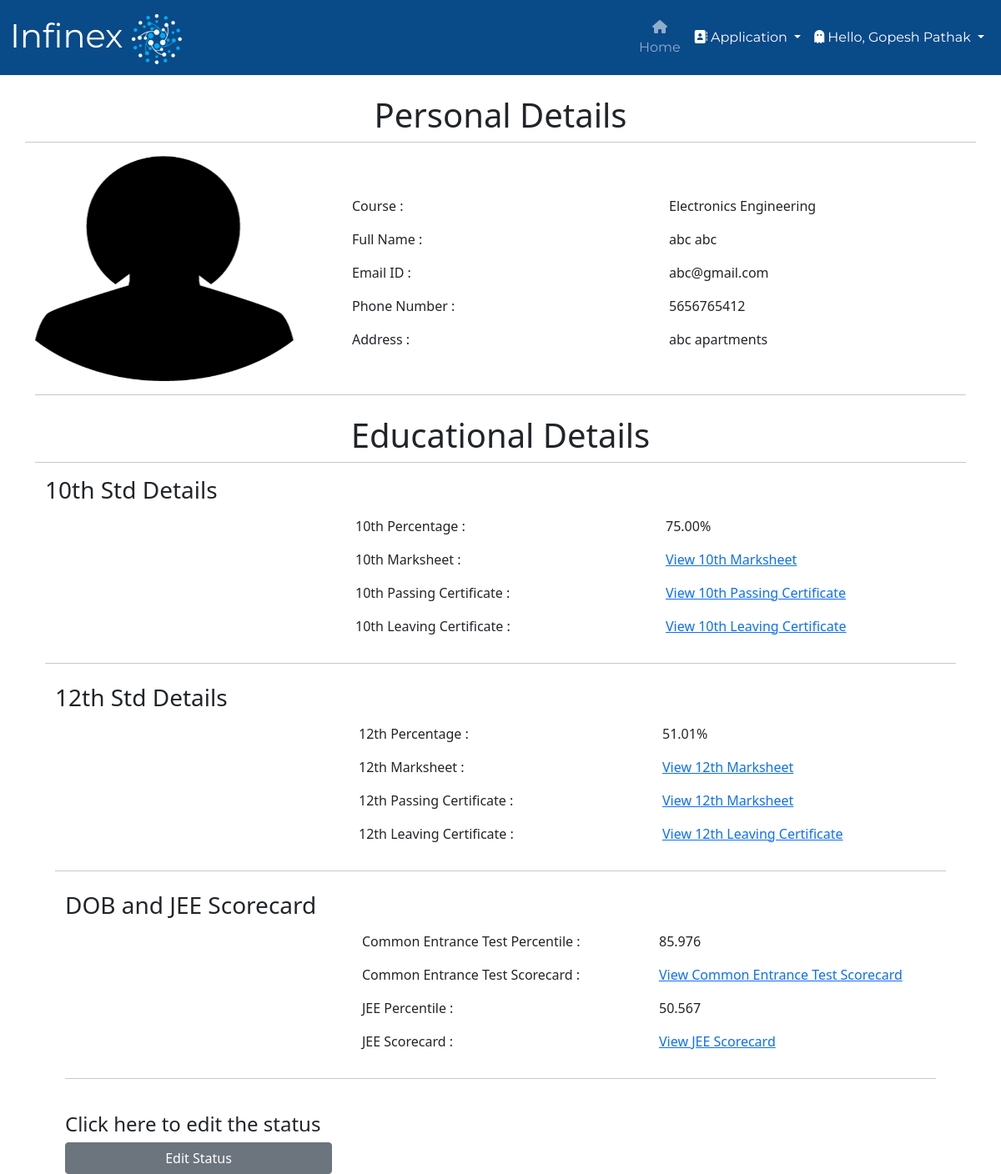
/student_application/2/ (signed in), run on the app's committed database.
### college/models.py (models this page shows, shortened)
class Application(models.Model):
    COURSES = (
    ('Computer Science Engineering', 'Computer Science Engineering'),
    ('Information Technology Engineering', 'Information Technology Engineering'),
    ('Electronics and Telecommunication Engineering', 'Electronics and Telecommunication Engineering'),
    ('Electronics Engineering', 'Electronics Engineering'),
    )
    STATUS = (
        ('Approved', 'Approved'),
        ('Pending', 'Pending'),
        ('Rejected', 'Rejected'),
    )
    user = models.OneToOneField(User, on_delete=models.CASCADE, blank=True, null=True)
    course = models.CharField(max_length=100, choices= COURSES)
    name = models.CharField(max_length=200)
    email = models.CharField(max_length=200)
    phone_no = models.CharField(max_length=200)
    address = models.TextField(max_length=200)
    student_profile = models.ImageField(upload_to="images")
    ssc_percentage = models.DecimalField(max_digits=4, decimal_places=2, null=True)
    ssc_marksheet = models.ImageField(upload_to="images", null=True)
    ssc_passing_certificate = models.ImageField(upload_to="images", null=True)
    ssc_leaving_certificate = models.ImageField(upload_to="images", null=True)
    hsc_percentage = models.DecimalField(max_digits=4, decimal_places=2, null=True)
    hsc_marksheet = models.ImageField(upload_to="images", null=True)
    hsc_passing_certificate = models.ImageField(upload_to="images", null=True)
    hsc_leaving_certificate = models.ImageField(upload_to="images", null=True)
    cet_percentile = models.DecimalField(max_digits=5, decimal_places=3, null=True)
    cet_scorecard = models.ImageField(upload_to="images", null=True)
    jee_percentile = models.DecimalField(max_digits=5, decimal_places=3, null=True)
    jee_scorecard = models.ImageField(upload_to="images", null=True)
    Application_Status = models.TextField(max_length=100, choices=STATUS, default="Pending")
    message = models.TextField(max_length=100, default="", null=True, blank=True)

### college/views.py (the view)
# urls.py: path("student_application/<int:myid>/", views.student_application, name="student_application"),
def student_application(request, myid):
    if not request.user.is_superuser:
        return redirect("/login")
    application = Application.objects.filter(id=myid)
    return render(request, "student_application.html", {'application':application[0]})

### college/templates/student_application.html (shortened to what this page needs)
{% extends 'admin.html' %}
{% block body %}
<div class="container mt-4">
    <div class="row">
        <h1 style="text-align: center;">Personal Details</h1>
            <hr>
        <div class="col-md-4">
            <div class="profile-img">
                {% if user.application.student_profile.url %}
                <img src="{{application.student_profile.url}}" alt="" width="310px" height="270px">
                {% endif %}
            </div>
        </div>
        <div class="col-md-8">
            <div class="profile-tab">
                <div class="tab-pane">
                    <br><br>
                    <div class="row">
                        <div class="col-md-6">
                            <label>Course :</label>
                        </div>
                        <div class="col-md-6">
                            <p>{{application.course}}</p>
                        </div>
                    </div>
                    <div class="row">
                        <div class="col-md-6">
                            <label>Full Name :</label>
                        </div>
                        <div class="col-md-6">
                            <p>{{application.name}}</p>
                        </div>
                    </div>
                    <div class="row">
                        <div class="col-md-6">
                            <label>Email ID :</label>
                        </div>
                        <div class="col-md-6">
                            <p>{{application.email}}</p>
                        </div>
                    </div>
                    {% if user.application.phone_no %}
                    <div class="row">
                        <div class="col-md-6">
                            <label>Phone Number :</label>
                        </div>
                        <div class="col-md-6">
                            <p>{{application.phone_no}}</p>
                        </div>
                    </div>
                    {% endif %}
                    <div class="row">
                        <div class="col-md-6">
                            <label>Address :</label>
                        </div>
                        <div class="col-md-6">
                            <p>{{application.address}}</p>
                        </div>
                    </div>
                </div>
            </div>
        </div>
</div>
<hr>
<div class="container mt-4">
    <div class="row">
        <h1 style="text-align: center;">Educational Details</h1>
            <hr>
        <div class="col-md-4">
            <div class="profile-img">
                <h3>10th Std Details</h3>
            </div>
        </div>
        <div class="col-md-8">
            <div class="profile-tab">
                <div class="tab-pane">
                    <br><br>
                    <div class="row">
                        <div class="col-md-6">
                            <label>10th Percentage :</label>
                        </div>
                        <div class="col-md-6">
                            <p>{{application.ssc_percentage}}%</p>
                        </div>
                    </div>
                    <div class="row">
                        <div class="col-md-6">
                            <label>10th Marksheet :</label>
                        </div>
                        <div class="col-md-6">
                            <p><a href="{{application.ssc_marksheet.url}}">View 10th Marksheet</a></p>
                        </div>
                    </div>
                    <div class="row">
                        <div class="col-md-6">
                            <label>10th Passing Certificate :</label>
                        </div>
                        <div class="col-md-6">
                            <p><a href="{{application.ssc_passing_certificate.url}}"> View 10th Passing Certificate</a></p>
                        </div>
                    </div>
                    {% if user.application.phone_no %}
                    <div class="row">
                        <div class="col-md-6">
                            <label>10th Leaving Certificate :</label>
                        </div>
                        <div class="col-md-6">
                            <p><a href="{{application.ssc_leaving_certificate.url}}">View 10th Leaving Certificate</a></p>
                        </div>
                    </div>
                    {% endif %}
                </div>
            </div>
        </div>
</div>
<hr>
<div class="container mt-4">
    <div class="row">
        <div class="col-md-4">
            <div class="profile-img">
                <h3>12th Std Details</h3>
            </div>
        </div>
        <div class="col-md-8">
            <div class="profile-tab">
                <div class="tab-pane">
                    <br><br>
                    <div class="row">
                        <div class="col-md-6">
                            <label>12th Percentage :</label>
                        </div>
                        <div class="col-md-6">
                            <p>{{application.hsc_percentage}}%</p>
                        </div>
                    </div>
                    <div class="row">
                        <div class="col-md-6">
                            <label>12th Marksheet :</label>
                        </div>
                        <div class="col-md-6">
                            <p><a href="{{application.hsc_marksheet.url}}">View 12th Marksheet</a></p>
                        </div>
                    </div>
                    <div class="row">
                        <div class="col-md-6">
                            <label>12th Passing Certificate :</label>
                        </div>
                        <div class="col-md-6">
                            <p><a href="{{application.hsc_passing_certificate.url}}">View 12th Marksheet</a></p>
                        </div>
                    </div>
                    {% if user.application.phone_no %}
                    <div class="row">
                        <div class="col-md-6">
                            <label>12th Leaving Certificate :</label>
                        </div>
                        <div class="col-md-6">
                            <p><a href="{{application.hsc_leaving_certificate.url}}">View 12th Leaving Certificate</a></p>
                        </div>
                    </div>
                    {% endif %}
                </div>
            </div>
        </div>
</div>
<hr>
<div class="container mt-4">
    <div class="row">
        <div class="col-md-4">
            <div class="profile-img">
                <h3>DOB and JEE Scorecard</h3>
            </div>
        </div>
        <div class="col-md-8">
            <div class="profile-tab">
                <div class="tab-pane">
                    <br><br>
                    <div class="row">
                        <div class="col-md-6">
                            <label>Common Entrance Test Percentile :</label>
                        </div>
                        <div class="col-md-6">
                            <p>{{application.cet_percentile}}</p>
                        </div>
                    </div>
                    <div class="row">
                        <div class="col-md-6">
                            <label>Common Entrance Test Scorecard :</label>
                        </div>
                        <div class="col-md-6">
                            <p><a href="{{application.cet_scorecard.url}}">View Common Entrance Test Scorecard</a></p>
                        </div>
                    </div>
                    <div class="row">
                        <div class="col-md-6">
                            <label>JEE Percentile :</label>
                        </div>
                        <div class="col-md-6">
                            <p>{{application.jee_percentile}}</p>
                        </div>
                    </div>
                    {% if user.application.phone_no %}
                    <div class="row">
                        <div class="col-md-6">
                            <label>JEE Scorecard :</label>
                        </div>
                        <div class="col-md-6">
                            <p><a href="{{application.jee_scorecard.url}}">View JEE Scorecard</a></p>
                        </div>
                    </div>
                    {% endif %}
                </div>
            </div>
        </div>
</div>
<hr>
<br>
<h4>Click here to edit the status</h4>
<a href="/application_status/{{application.id}}/" class="btn btn-secondary" style="width: 20rem; text-align: center;">Edit Status</a>
{% endblock %}

### college/templates/admin.html (shortened to what this page needs)
<!doctype html>
<html lang="en">
<head>
  {% load static %}
  <link href="https://cdn.jsdelivr.net/npm/bootstrap@5.0.2/dist/css/bootstrap.min.css" rel="stylesheet">
  <link rel="stylesheet" type="text/css" href="{% static 'css/basic.css' %}">
  <link rel="stylesheet" href="https://cdnjs.cloudflare.com/ajax/libs/font-awesome/5.15.3/css/all.min.css">
</head>
<body>
  <nav class="navbar navbar-expand-lg navbar-dark">
    <div class="container-fluid">
      <a class="navbar-brand" href="#">Infinex <img src={% static "images/logoplainwhite2.png" %}/></a>
      <div class="collapse navbar-collapse" id="navbarSupportedContent">
        <ul class="navbar-nav me-auto mb-2 mb-lg-0">
          <li class="nav-item">
            <a class="nav-link {% block admin %} {% endblock %}" aria-current="page" href="/handle_admin/"><i class="fa fa-home"></i> Home</a>
          </li>
        </ul>
        <div class="collapse navbar-collapse" id="navbarNavDarkDropdown">
          <ul class="navbar-nav">
            <li class="nav-item dropdown">
              <a class="nav-link active dropdown-toggle" href="#" id="navbarDarkDropdownMenuLink" role="button"
                data-bs-toggle="dropdown" aria-expanded="false">
                <i class="fa fa-address-book"></i> Application
              </a>
            </li>
          </ul>
        </div>
      </div>
      <div class="collapse navbar-collapse" id="navbarNavDarkDropdown">
        <ul class="navbar-nav">
          <li class="nav-item dropdown">
            <a class="nav-link active dropdown-toggle" href="#" id="navbarDarkDropdownMenuLink" role="button"
              data-bs-toggle="dropdown" aria-expanded="false">
              <i class="fa-solid fa-ghost"></i> Hello, {{request.user.get_full_name}}
            </a>
          </li>
        </ul>
      </div>
    </div>
  </nav>
  {% block body %}
  {% endblock %}
</body>
</html>

### static/css/basic.css (style rules this page uses)
.navbar { background-color: #094a89; display: flex; align-items: center; font-family: 'Montserrat', sans-serif; height: auto; margin: auto; overflow:visible; }
.navbar-brand { font-family: 'Montserrat', sans-serif; font-size: 40px; width: 850px; }
.nav-link { font-family: 'Montserrat', sans-serif; font-size: 16px; }
#navbarSupportedContent { text-align: center; }
#navbarDarkDropdownMenuLink { text-align: left; }

### data on the page
Application: student_profile (picture), course "Electronics Engineering", name "abc abc", email "abc@gmail.com", phone_no "5656765412", address "abc apartments", ssc_percentage "75.00", hsc_percentage "51.01", cet_percentile "85.976", jee_percentile "50.567"

### other printed values
{{ request.user.get_full_name }} "Gopesh Pathak"
